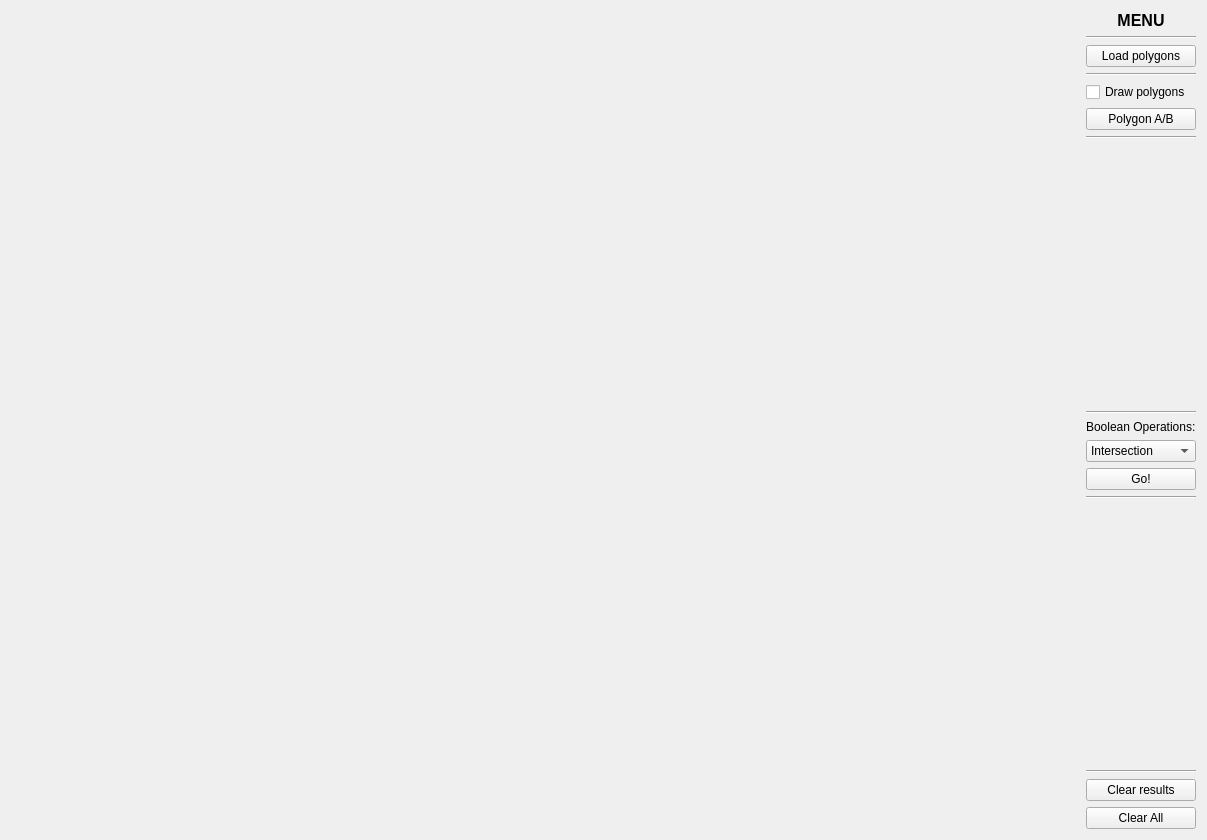
<?xml version="1.0" encoding="UTF-8"?>
<ui version="4.0">
 <class>Widget</class>
 <widget class="QWidget" name="Widget">
  <property name="geometry">
   <rect>
    <x>0</x>
    <y>0</y>
    <width>1207</width>
    <height>840</height>
   </rect>
  </property>
  <property name="windowTitle">
   <string>Boolean Operations on Polygons</string>
  </property>
  <layout class="QHBoxLayout" name="horizontalLayout">
   <item>
    <widget class="Draw" name="Canvas" native="true">
     <property name="sizePolicy">
      <sizepolicy hsizetype="Preferred" vsizetype="Preferred">
       <horstretch>1</horstretch>
       <verstretch>1</verstretch>
      </sizepolicy>
     </property>
    </widget>
   </item>
   <item>
    <layout class="QVBoxLayout" name="verticalLayout">
     <item>
      <widget class="QLabel" name="label_2">
       <property name="font">
        <font>
         <pointsize>12</pointsize>
         <weight>75</weight>
         <bold>true</bold>
        </font>
       </property>
       <property name="text">
        <string>MENU</string>
       </property>
       <property name="alignment">
        <set>Qt::AlignCenter</set>
       </property>
      </widget>
     </item>
     <item>
      <widget class="Line" name="line_8">
       <property name="orientation">
        <enum>Qt::Horizontal</enum>
       </property>
      </widget>
     </item>
     <item>
      <widget class="QPushButton" name="load_button">
       <property name="text">
        <string>Load polygons</string>
       </property>
      </widget>
     </item>
     <item>
      <widget class="Line" name="line">
       <property name="orientation">
        <enum>Qt::Horizontal</enum>
       </property>
      </widget>
     </item>
     <item>
      <widget class="QCheckBox" name="draw_poly_check">
       <property name="text">
        <string>Draw polygons</string>
       </property>
      </widget>
     </item>
     <item>
      <widget class="QPushButton" name="pushButton">
       <property name="enabled">
        <bool>true</bool>
       </property>
       <property name="text">
        <string>Polygon A/B</string>
       </property>
       <property name="autoDefault">
        <bool>false</bool>
       </property>
       <property name="default">
        <bool>false</bool>
       </property>
       <property name="flat">
        <bool>false</bool>
       </property>
      </widget>
     </item>
     <item>
      <widget class="Line" name="line_3">
       <property name="orientation">
        <enum>Qt::Horizontal</enum>
       </property>
      </widget>
     </item>
     <item>
      <spacer name="verticalSpacer">
       <property name="orientation">
        <enum>Qt::Vertical</enum>
       </property>
       <property name="sizeHint" stdset="0">
        <size>
         <width>20</width>
         <height>10</height>
        </size>
       </property>
      </spacer>
     </item>
     <item>
      <widget class="Line" name="line_7">
       <property name="orientation">
        <enum>Qt::Horizontal</enum>
       </property>
      </widget>
     </item>
     <item>
      <widget class="QLabel" name="label">
       <property name="text">
        <string>&lt;html&gt;&lt;head/&gt;&lt;body&gt;&lt;p&gt;Boolean Operations:&lt;/p&gt;&lt;/body&gt;&lt;/html&gt;</string>
       </property>
      </widget>
     </item>
     <item>
      <widget class="QComboBox" name="comboBox">
       <item>
        <property name="text">
         <string>Intersection</string>
        </property>
       </item>
       <item>
        <property name="text">
         <string>Union</string>
        </property>
       </item>
       <item>
        <property name="text">
         <string>Difference A-B</string>
        </property>
       </item>
       <item>
        <property name="text">
         <string>Difference B-A</string>
        </property>
       </item>
      </widget>
     </item>
     <item>
      <widget class="QPushButton" name="pushButton_2">
       <property name="text">
        <string>Go!</string>
       </property>
      </widget>
     </item>
     <item>
      <widget class="Line" name="line_5">
       <property name="orientation">
        <enum>Qt::Horizontal</enum>
       </property>
      </widget>
     </item>
     <item>
      <spacer name="verticalSpacer_3">
       <property name="orientation">
        <enum>Qt::Vertical</enum>
       </property>
       <property name="sizeHint" stdset="0">
        <size>
         <width>20</width>
         <height>70</height>
        </size>
       </property>
      </spacer>
     </item>
     <item>
      <widget class="Line" name="line_6">
       <property name="orientation">
        <enum>Qt::Horizontal</enum>
       </property>
      </widget>
     </item>
     <item>
      <widget class="QPushButton" name="pushButton_3">
       <property name="text">
        <string>Clear results</string>
       </property>
      </widget>
     </item>
     <item>
      <widget class="QPushButton" name="pushButton_4">
       <property name="text">
        <string>Clear All</string>
       </property>
      </widget>
     </item>
    </layout>
   </item>
  </layout>
 </widget>
 <layoutdefault spacing="6" margin="11"/>
 <customwidgets>
  <customwidget>
   <class>Draw</class>
   <extends>QWidget</extends>
   <header location="global">draw.h</header>
   <container>1</container>
  </customwidget>
 </customwidgets>
 <resources/>
 <connections/>
</ui>
